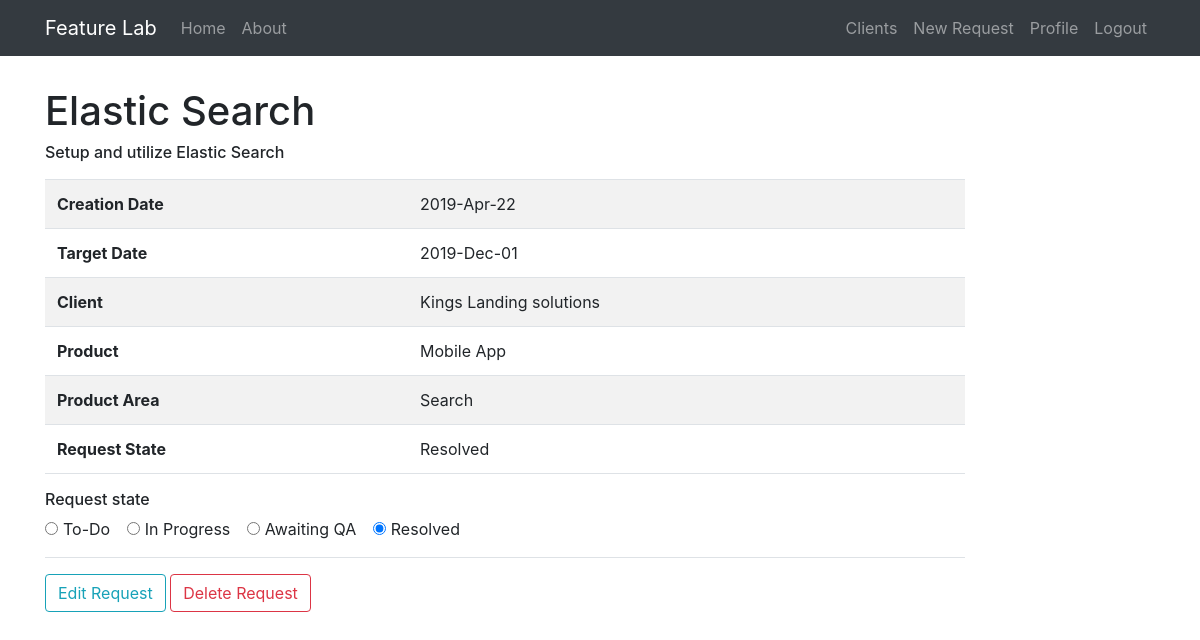
Page /request/2 (signed in) on the committed database.
### feature_lab/models.py (models this page shows, shortened)
class FeatureRequest(db.Model):
    id = db.Column(db.Integer, primary_key=True)
    title = db.Column(db.String(30), unique=True, nullable=False)
    description = db.Column(db.Text(), nullable=False)
    created_at = db.Column(db.DateTime, nullable=False, default=datetime.utcnow)
    target_date = db.Column(db.DateTime, nullable=False)
    product_area = db.Column(db.String())
    product_id = db.Column(db.Integer, db.ForeignKey('product.id'), nullable=False)
    client_id = db.Column(db.Integer, db.ForeignKey('client.id'), nullable=False)
    state = db.Column(db.Enum(FeatureRequestState), default=FeatureRequestState.TODO)

class Client(db.Model):
    id = db.Column(db.Integer, primary_key=True)
    name = db.Column(db.String(20), unique=True, nullable=False)
    email = db.Column(db.String(120), unique=True, nullable=False)
    bio = db.Column(db.Text(), nullable=False)
    priority = db.Column(db.Integer, nullable=False, unique=True)
    phone_number = db.Column(db.String())
    created_at = db.Column(db.DateTime, nullable=False, default=datetime.utcnow)
    products = db.relationship('Product', backref='owner', lazy=True)
    user_id = db.Column(db.Integer, db.ForeignKey('user.id'), nullable=False)

class Product(db.Model):
    id = db.Column(db.Integer, primary_key=True)
    name = db.Column(db.String(20), unique=True, nullable=False)
    description = db.Column(db.Text(), nullable=False)
    owner_id = db.Column(db.Integer, db.ForeignKey('client.id'), nullable=False)
    requests = db.relationship('FeatureRequest', backref='product', lazy=True)
    areas = db.relationship('ProductArea', backref='product', lazy=True)

### feature_lab/clients/routes.py (the view)
@clients.route('/request/<int:request_id>')
@login_required
def feature_request(request_id):
    request = FeatureRequest.query.get_or_404(request_id)
    request_states = list(map(lambda s: s, FeatureRequestState))
    return render_template('request.html', request=request, request_states=request_states)

### feature_lab/models.py (called while the page is built)
@login_manager.user_loader
def load_user(user_id):
    return User.query.get(int(user_id))

### feature_lab/templates/request.html (shortened to what this page needs)
{% extends 'layout.html' %}
{% block content %}
    <h1>{{request.title}}</h1>
    <h6 class="pb-2">{{request.description}}</h6>
    <table class="table table-striped border-bottom pb-3">
        <tbody>
            <tr>
                <th scope="row">Creation Date</th>
                <td>{{request.created_at.strftime('%Y-%b-%d')}}</td>
            </tr>
            <tr>
                <th scope="row">Target Date</th>
                <td>{{request.target_date.strftime('%Y-%b-%d')}}</td>
            </tr>
            <tr>
                <th scope="row">Client</th>
                <td>{{request.product.owner.name}}</td>
            </tr>
            <tr>
                <th scope="row">Product</th>
                <td>{{request.product.name}}</td>
            </tr>
            <tr>
                <th scope="row">Product Area</th>
                <td>{{request.product_area}}</td>
            </tr>
            <tr>
                <th scope="row">Request State</th>
                <td>{{request.state.value}}</td>
            </tr>
        </tbody>
    </table>
    <div class="mb-3 pb-3 border-bottom">
        <h6>Request state</h6>
        {% for state in request_states %}
        <div class="form-check-inline">
            <input class="form-check-input" type="radio" name="stateRadios" id="{{state.value.lower().replace(' ', '-')}}"
                   value="{{state.name}}" onclick="handleStateChange('{{state.name}}', {{request.id}})"
                   {% if request.state.name == state.name%} checked {% endif %}>
            <label class="form-check-label" for="exampleRadios1">
                {{state.value}}
            </label>
        </div>
        {% endfor %}
    </div>
    <button class="btn btn-outline-info" onclick="window.location='/request/{{request.id}}/update'">Edit Request</button>
    <button type="button" class="btn btn-outline-danger" data-toggle="modal" data-target="#deleteModal">Delete Request</button>
{% endblock content %}

### rows in the picture
FeatureRequest: title "Elastic Search", description "Setup and utilize Elastic Search", created_at "2019-Apr-22", target_date "2019-Dec-01", product_area "Search", state.value "Resolved", state "☑"
Client: product.owner.name "Kings Landing solutions"
Product: product.name "Mobile App"

### other values in the picture
{{ state.value }} "To-Do" "In Progress" "Awaiting QA" "Resolved"
